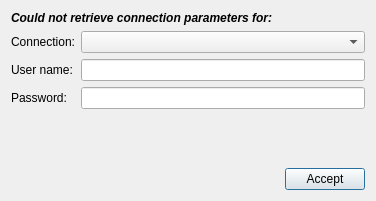
<?xml version="1.0" encoding="UTF-8"?>
<ui version="4.0">
 <class>dlg_admin_credentials</class>
 <widget class="QDialog" name="dlg_admin_credentials">
  <property name="geometry">
   <rect>
    <x>0</x>
    <y>0</y>
    <width>376</width>
    <height>201</height>
   </rect>
  </property>
  <property name="windowTitle">
   <string>Dialog</string>
  </property>
  <layout class="QGridLayout" name="gridLayout">
   <item row="3" column="1">
    <widget class="QLineEdit" name="txt_pass">
     <property name="echoMode">
      <enum>QLineEdit::Password</enum>
     </property>
    </widget>
   </item>
   <item row="4" column="1">
    <spacer name="verticalSpacer">
     <property name="orientation">
      <enum>Qt::Vertical</enum>
     </property>
     <property name="sizeHint" stdset="0">
      <size>
       <width>20</width>
       <height>40</height>
      </size>
     </property>
    </spacer>
   </item>
   <item row="5" column="1">
    <layout class="QHBoxLayout" name="horizontalLayout">
     <item>
      <spacer name="horizontalSpacer">
       <property name="orientation">
        <enum>Qt::Horizontal</enum>
       </property>
       <property name="sizeHint" stdset="0">
        <size>
         <width>40</width>
         <height>20</height>
        </size>
       </property>
      </spacer>
     </item>
     <item>
      <widget class="QPushButton" name="btn_accept">
       <property name="text">
        <string>Accept</string>
       </property>
      </widget>
     </item>
    </layout>
   </item>
   <item row="2" column="0">
    <widget class="QLabel" name="lbl_user_name">
     <property name="text">
      <string>User name:</string>
     </property>
    </widget>
   </item>
   <item row="3" column="0">
    <widget class="QLabel" name="lbl_password">
     <property name="text">
      <string>Password:</string>
     </property>
    </widget>
   </item>
   <item row="2" column="1">
    <widget class="QLineEdit" name="txt_user">
     <property name="echoMode">
      <enum>QLineEdit::Normal</enum>
     </property>
    </widget>
   </item>
   <item row="0" column="0" colspan="2">
    <widget class="QLabel" name="lbl_connection_message">
     <property name="font">
      <font>
       <weight>75</weight>
       <italic>true</italic>
       <bold>true</bold>
      </font>
     </property>
     <property name="text">
      <string>Could not retrieve connection parameters for:</string>
     </property>
    </widget>
   </item>
   <item row="1" column="0">
    <widget class="QLabel" name="lbl_connec">
     <property name="text">
      <string>Connection:</string>
     </property>
    </widget>
   </item>
   <item row="1" column="1">
    <widget class="QComboBox" name="cmb_connection"/>
   </item>
  </layout>
 </widget>
 <tabstops>
  <tabstop>txt_user</tabstop>
  <tabstop>txt_pass</tabstop>
  <tabstop>btn_accept</tabstop>
 </tabstops>
 <resources/>
 <connections/>
</ui>
